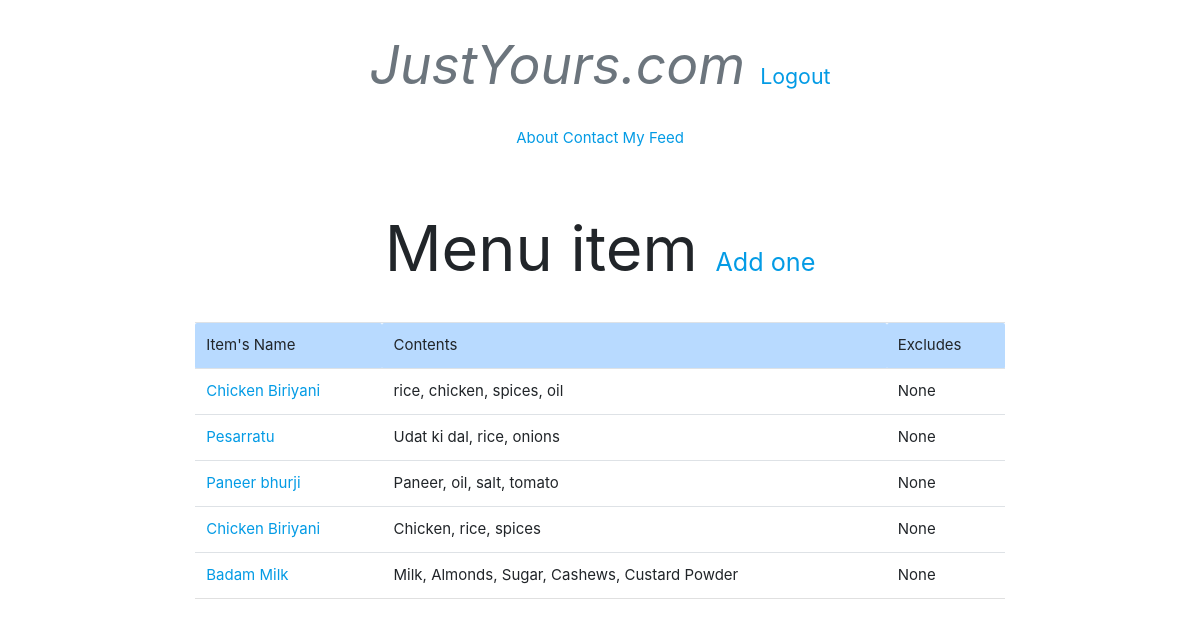
Screenshot of /item/ (signed in) with the database file from the repository.
### menu/models.py (models this page shows, shortened)
class Item(models.Model):
	user 			= models.ForeignKey(settings.AUTH_USER_MODEL)
	restaurant		= models.ForeignKey(RestaurantLocation)
	name			= models.CharField(max_length = 120)
	contents		= models.TextField(help_text = 'Seperate values by comma')
	excludes		= models.TextField(blank = True, null = True, help_text = 'Seperate values by comma')
	public			= models.BooleanField(default = True)
	timestamp 		= models.DateTimeField(auto_now_add = True)
	updated			= models.DateTimeField(auto_now = True)
	class Meta:
		ordering = ['-updated', '-timestamp']
	def get_absolute_url(self):
		return reverse('item:detail', kwargs={'pk' : self.pk})

### menu/views.py (the view)
class ItemListView(LoginRequiredMixin, ListView):
	def get_queryset(self):
		print(self.request.user)
		return Item.objects.filter(user = self.request.user)

### templates/menu/item_list.html (shortened to what this page needs)
{% extends "base.html" %}
{% block content %}
	<h1>Menu item <small style="font-size: 40%">
		<a href={% url 'item:create' %} style="text-decoration: none">Add one</a></small></h1>
{% if object_list %}
	<table class="table table-hover table-borderless">
		<thead class="table-primary">
			<tr>
				<td>Item's Name</td>
				<td>Contents</td>
				<td>Excludes</td>
			</tr>
		</thead>
		<tbody>
			{% for obj in object_list %}
				<tr>
					<td><a style="text-decoration: none" href="{{ obj.get_absolute_url }}">{{ obj.name }}</a></td>
					<td>{{ obj.contents }}</td>
					{% if obj.excludes %}
						<td>{{ obj.excludes }}</td>
					{% else %}
						<td>None</td>
					{% endif %}
				</tr>
			{% endfor %}
	</tbody>
	</table>
{% else %}
<span class="lead">Nothing to show</span>
{% endif %}
{% endblock content %}

### rows the page displays
Item: name "Chicken Biriyani", contents "rice, chicken, spices, oil", excludes "None"
Item: name "Pesarratu", contents "Udat ki dal, rice, onions", excludes "None"
Item: name "Paneer bhurji", contents "Paneer, oil, salt, tomato", excludes "None"
Item: name "Chicken Biriyani", contents "Chicken, rice, spices", excludes "None"
Item: name "Badam Milk", contents "Milk, Almonds, Sugar, Cashews, Custard Powder", excludes "None"
